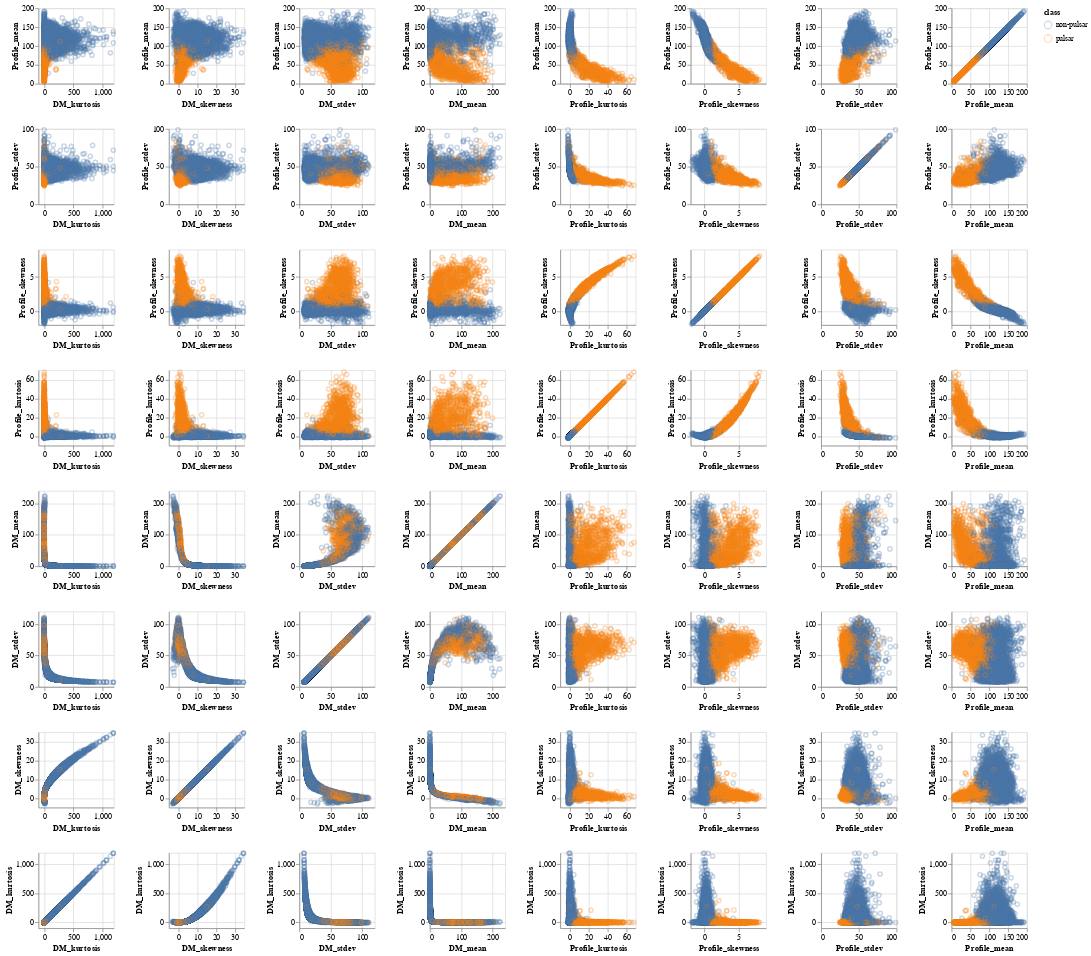

The cell this chart's notebook holds for it:
### Markdown cell above
Using our training data, we create our scatter plot matrix of all of our columns, so we can assess which variables may be good predictors.

### Code cell
pulsar_data_scatter_plot_matrix = (
    alt.Chart(pulsar_data_train)
    .mark_point(opacity=0.3)
    .encode(
        x=alt.X(alt.repeat("column"), type="quantitative"),
        y=alt.Y(alt.repeat("row"), type="quantitative"),
        color="class",
    )
    .properties(width=100, height=100)
    .repeat(
        row=[
            "Profile_mean", "Profile_stdev", "Profile_skewness", "Profile_kurtosis",
            "DM_mean", "DM_stdev", "DM_skewness", "DM_kurtosis"
        ],
        column=[
            "DM_kurtosis", "DM_skewness", "DM_stdev", "DM_mean",
            "Profile_kurtosis", "Profile_skewness", "Profile_stdev", "Profile_mean"
        ]
    )
)

pulsar_data_scatter_plot_matrix

### Figure 1 — Vega-Lite specification as saved in the notebook (floating-point values rounded to 4 significant figures; data arrays with more than 128 entries replaced by an {"elided": "..."} marker saying what was removed)
{"config": {"view": {"continuousWidth": 400, "continuousHeight": 300}}, "repeat": {"column": ["DM_kurtosis", "DM_skewness", "DM_stdev", "DM_mean", "Profile_kurtosis", "Profile_skewness", "Profile_stdev", "Profile_mean"], "row": ["Profile_mean", "Profile_stdev", "Profile_skewness", "Profile_kurtosis", "DM_mean", "DM_stdev", "DM_skewness", "DM_kurtosis"]}, "spec": {"data": {"name": "data-951c8ed73dacd47b6ebc6b8dad0e58ff"}, "mark": {"type": "point", "opacity": 0.3}, "encoding": {"color": {"field": "class", "type": "nominal"}, "x": {"field": {"repeat": "column"}, "type": "quantitative"}, "y": {"field": {"repeat": "row"}, "type": "quantitative"}}, "height": 100, "width": 100}, "$schema": "https://vega.github.io/schema/vega-lite/v4.17.0.json", "datasets": {"data-951c8ed73dacd47b6ebc6b8dad0e58ff": {"elided": "13423 records"}}}
